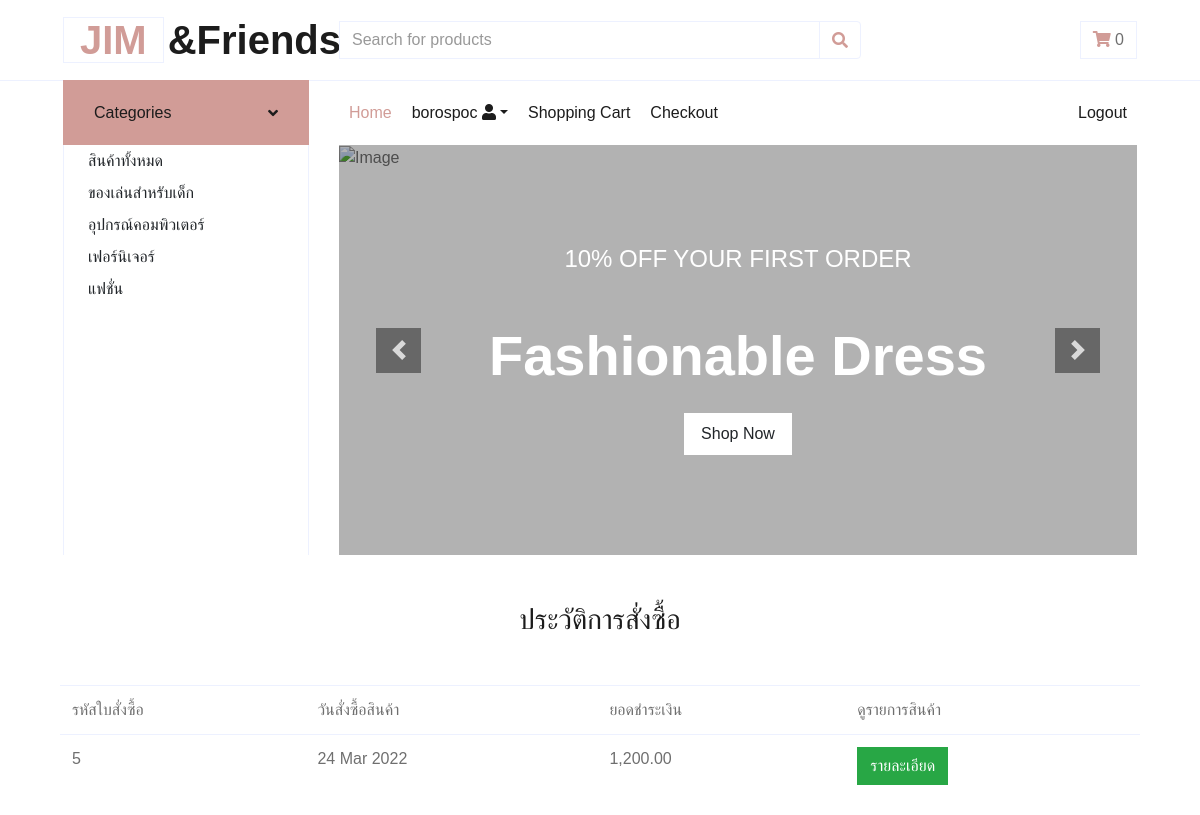
The app's page /orderHistory/ (signed in) with its own data.
### store/models.py (models this page shows, shortened)
class Category(models.Model):
    name=models.CharField(max_length=250,unique=True)
    slug=models.SlugField(max_length=250,unique=True)
    class Meta :
        ordering=('name',)
        verbose_name='หมวดหมู่สินค้า'
        verbose_name_plural="ข้อมูลประเภทสินค้า"
    def get_url(self):
        return reverse('product_by_category', args=[self.slug])

class Order(models.Model):
    name=models.CharField(max_length=255,blank=True)
    address=models.CharField(max_length=255,blank=True)
    city=models.CharField(max_length=255,blank=True)
    postcode=models.CharField(max_length=255,blank=True)
    total=models.DecimalField(max_digits=10,decimal_places=2)
    email=models.EmailField(max_length=250,blank=True)
    token=models.CharField(max_length=255,blank=True)
    created=models.DateTimeField(auto_now_add=True)
    updated=models.DateTimeField(auto_now=True)
    class Meta :
        db_table='Order'
        ordering=('id',)

### store/views.py (the view)
# urls.py: path('orderHistory/',views.orderHistory,name="orderHistory"),
def orderHistory(request):
    if request.user.is_authenticated:
        email=str(request.user.email)
        orders=Order.objects.filter(email=email)
    return render(request,'orders.html',{'orders':orders})

### store/context_processors.py (called while the page is built)
def menu_links(request):
    links=Category.objects.all()
    return dict(links=links)

def counter(request):
    item_count=0
    if 'admin' in request.path:
        return {}
    else:
        try:
            cart=Cart.objects.filter(cart_id=_cart_id(request))
            cart_Item=CartItem.objects.all().filter(cart=cart[:1])
            for item in cart_Item:
                item_count+=item.quantity
        except Cart.DoesNotExist:
            item_count=0
    return dict(item_count=item_count)

### store/views.py (called while the page is built)
def _cart_id(request):
    cart=request.session.session_key
    if not cart:
        cart=request.session.create()
    return cart

### store/templates/orders.html
{% extends 'layouts.html' %}
{% load static %}
{% load humanize %}
{% block content%}
<div class="container">
    {% if not orders %}
        <div class="alert alert-danger my-2" role="alert">
            <b>ไม่มีประวัติการสั่งซื้อสินค้า</b>
        </div>
    {%else%}
    <h3 align="center">ประวัติการสั่งซื้อ</h3>
    <div class="table-responsive">
        <table class="table table-condensed">
            <thead>
                <tr class="cart_menu">
                    <td>รหัสใบสั่งซื้อ</td>
                    <td>วันสั่งซื้อสินค้า</td>
                    <td>ยอดชำระเงิน</td>
                    <td>ดูรายการสินค้า</td>
                </tr>
            </thead>
            <tbody>
                {% for item in orders %}
                <tr>
                    <td class="cart_price">
                        <p>{{item.id}}</p>
                    </td>
                    <td class="cart_total">
                        <p class="cart_total_price">{{item.created | date:"d M Y"}}</p>
                    </td>
                    <td class="cart_total">
                        <p class="cart_total_price">{{item.total | intcomma}}</p>
                    </td>
                    <td class="cart_total">
                        <a href="{% url 'orderDetails' item.id %}" class="btn btn-success">รายละเอียด</a>
                    </td>
                </tr>
                {%endfor%}
            </tbody>
        </table>
    </div>
    {% endif %}
</div>
{% endblock %}

### store/templates/layouts.html (shortened to what this page needs)
{% load static %}
<!DOCTYPE html>
<html lang="en">
<head>
    <link rel="stylesheet" href="https://stackpath.bootstrapcdn.com/bootstrap/4.4.1/css/bootstrap.min.css">
    <link rel="stylesheet" href="https://use.fontawesome.com/releases/v5.8.1/css/all.css">
    <div class="container-fluid">
      <div class="row align-items-center py-3 px-xl-5">
        <div class="col-lg-3 d-none d-lg-block">
            <a href="" class="text-decoration-none">
                <h1 class="m-0 display-5 font-weight-semi-bold"><span class="text-primary font-weight-bold border px-3 mr-1">JIM</span>&Friends</h1>
            </a>
        </div>
        <div class="col-lg-6 col-6 text-left">
            <form action="{%url 'search'%}", method="GET">
                <div class="input-group">
                    <input type="text" name="title" class="form-control" placeholder="Search for products">
                    <div class="input-group-append">
                        <button class="input-group-text bg-transparent text-primary">
                            <i class="fa fa-search"></i>
                        </button>
                    </div>
                </div>
            </form>
        </div>
        <div class="col-lg-3 col-6 text-right">
            <a href="{%url 'cartdetail'%}" class="btn border">
                <i class="fas fa-shopping-cart text-primary"></i>
                {% if item_count > 0%}
                  {{item_count}}
                {% else %}
                  0
                {% endif %}
            </a>
        </div>
    </div>
  </div>
    <div class="container-fluid mb-5">
      <div class="row border-top px-xl-5">
          <div class="col-lg-3 d-none d-lg-block">
              <a class="btn shadow-none d-flex align-items-center justify-content-between bg-primary text-white w-100" data-toggle="collapse" href="#navbar-vertical" style="height: 65px; margin-top: -1px; padding: 0 30px;">
                  <h6 class="m-0">Categories</h6>
                  <i class="fa fa-angle-down text-dark"></i>
              </a>
              <nav class="collapse show navbar navbar-vertical navbar-light align-items-start p-0 border border-top-0 border-bottom-0" id="navbar-vertical">
                  <div class="navbar-nav w-100 overflow-hidden" style="height: 410px">
                      <div class="nav-item dropdown">
                        <a class="dropdown-item" href="{%url 'Home'%}">สินค้าทั้งหมด</a>
                        {% for category in links%}
                        <a class="dropdown-item" href="{{category.get_url}}">{{category.name}}</a>
                        {% endfor%}
                      </div>
                  </div>
              </nav>
          </div>
          <div class="col-lg-9">
              <nav class="navbar navbar-expand-lg bg-light navbar-light py-3 py-lg-0 px-0">
                  <div class="collapse navbar-collapse justify-content-between" id="navbarCollapse">
                      <div class="navbar-nav mr-auto py-0">
                          <a href="{% url 'Home'%}" class="nav-item nav-link active">Home</a>
                          <div class="nav-item dropdown">
                            <a  class="nav-item nav-link dropdown-toggle" data-toggle="dropdown" aria-expanded="false">{{request.user.username}} <i class="fas fa-user circle"></i></a>
                        </div>
                          <a href="{%url 'cartdetail'%}" class="nav-item nav-link">Shopping Cart</a>
                          <a href="{% url 'checkout'%}" class="nav-item nav-link">Checkout</a>
                      </div>
                      <div class="navbar-nav ml-auto py-0">
                        {% if request.user.is_authenticated and request.user.first_name %}
                        <a href="{% url 'signOut'%}" class="nav-item nav-link">Logout</a>
                        {% else%}
                        <a href="{% url 'signIn'%}" class="nav-item nav-link">Login</a>
                        <a href="{% url 'signUp'%}" class="nav-item nav-link">Register</a>
                        {%endif%}
                      </div>
                  </div>
              </nav>
              <div id="header-carousel" class="carousel slide" data-ride="carousel">
                <div class="carousel-inner">
                    <div class="carousel-item active" style="height: 410px;">
                        <img class="img-fluid" src="https://ภาพวิว.com/wp-content/uploads/2020/02/JANM-3.jpg" alt="Image">
                        <div class="carousel-caption d-flex flex-column align-items-center justify-content-center">
                            <div class="p-3" style="max-width: 700px;">
                                <h4 class="text-light text-uppercase font-weight-medium mb-3">10% Off Your First Order</h4>
                                <h3 class="display-4 text-white font-weight-semi-bold mb-4">Fashionable Dress</h3>
                                <a href="" class="btn btn-light py-2 px-3">Shop Now</a>
                            </div>
                        </div>
                    </div>
                </div>
                <a class="carousel-control-prev" href="#header-carousel" data-slide="prev">
                    <div class="btn btn-dark" style="width: 45px; height: 45px;">
                        <span class="carousel-control-prev-icon mb-n2"></span>
                    </div>
                </a>
                <a class="carousel-control-next" href="#header-carousel" data-slide="next">
                    <div class="btn btn-dark" style="width: 45px; height: 45px;">
                        <span class="carousel-control-next-icon mb-n2"></span>
                    </div>
                </a>
            </div>
          </div>
      </div>
    </div>
</head>
<body>
     <div class="container">
        {% block content%}
        {% endblock%}
     </div>
</body>
</html>

### records on screen
Category: name "ของเล่นสำหรับเด็ก"
Category: name "อุปกรณ์คอมพิวเตอร์"
Category: name "เฟอร์นิเจอร์"
Category: name "แฟชั่น"
Order: id "5", created "24 Mar 2022", total "1,200.00"

### other values on screen
{{ request.user.username }} "borospoc"
